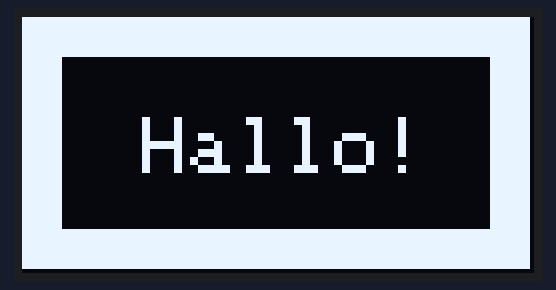
The sketch below on a simulated Arduino Uno, built with avr-gcc and run on an emulated ATmega328P. Shown: 128×64 one-colour display.

Above: at 0.1 s.
At 5.12 s:
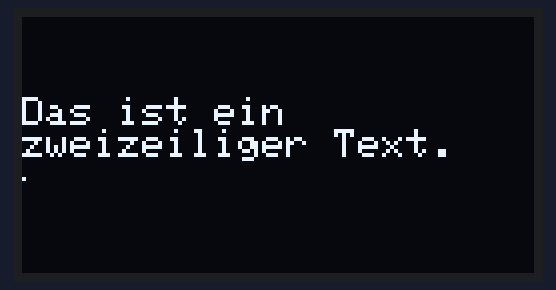
At 6.19 s:
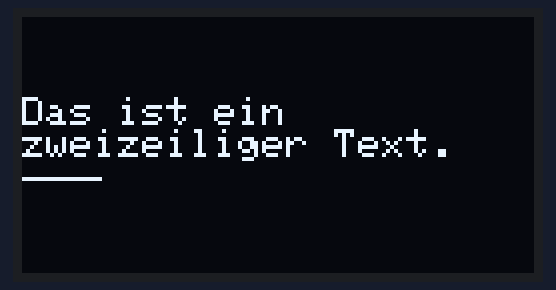
At 7.7 s:
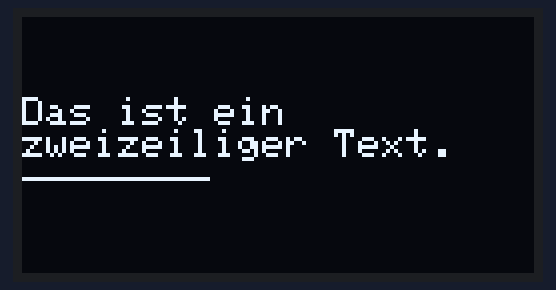
At 9.22 s:
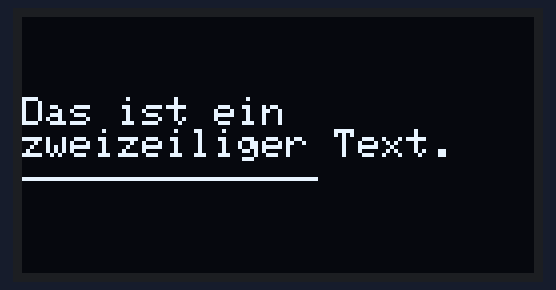
At 12.25 s:
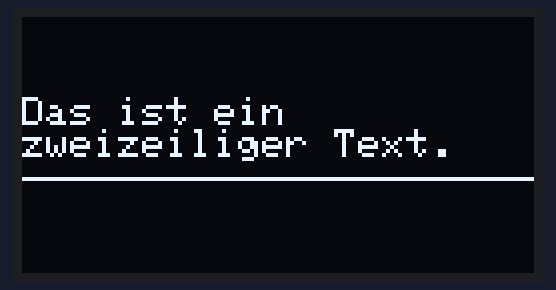

Measured:
- by itself, everything shown: repeats every 12.2 s, in 130 steps

The sketch:

K07_6_OLED_V1.1.ino
```cpp
#include "Wire.h"
#include "Adafruit_SSD1306.h"

Adafruit_SSD1306 display(128, 64);    // Argumente: Displaybreite und -höhe

void setup()   {
  display.begin(SSD1306_SWITCHCAPVCC, 60);
}

void loop() {
  display.clearDisplay();

  display.fillRect(0, 0, 127, 63, WHITE);
  display.fillRect(10, 10, 107, 43, BLACK);

  display.setTextSize(2);
  display.setTextColor(WHITE);
  display.setCursor(30,25);
  display.print("Hallo!");
  display.display();
  delay(5000);

  display.clearDisplay();
  display.setTextSize(1);
  display.setTextColor(WHITE);
  display.setCursor(0,20);
  display.println("Das ist ein");
  display.println("zweizeiliger Text.");
  display.display();

  for(byte i = 0; i < 128; i++)
  {
    display.drawLine(0,40,  i,40, WHITE);
    display.display();
    delay(30);
  }
}
```
